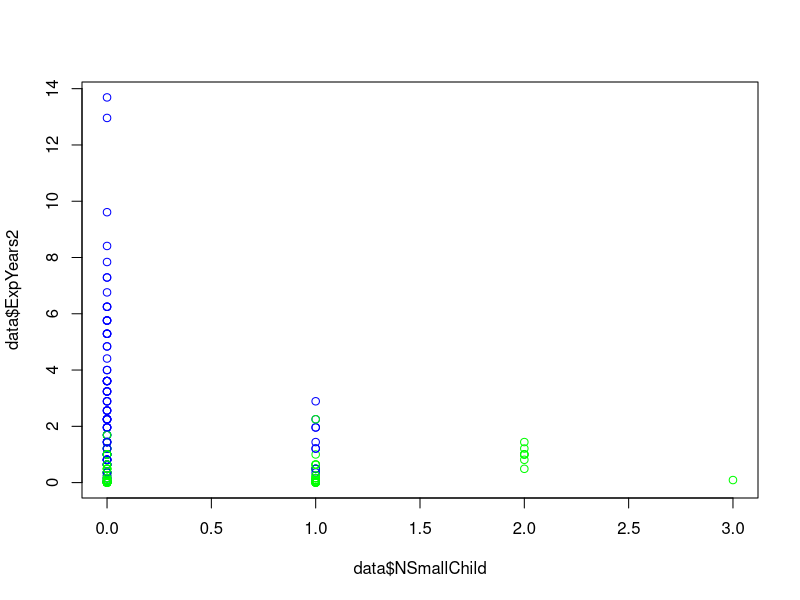
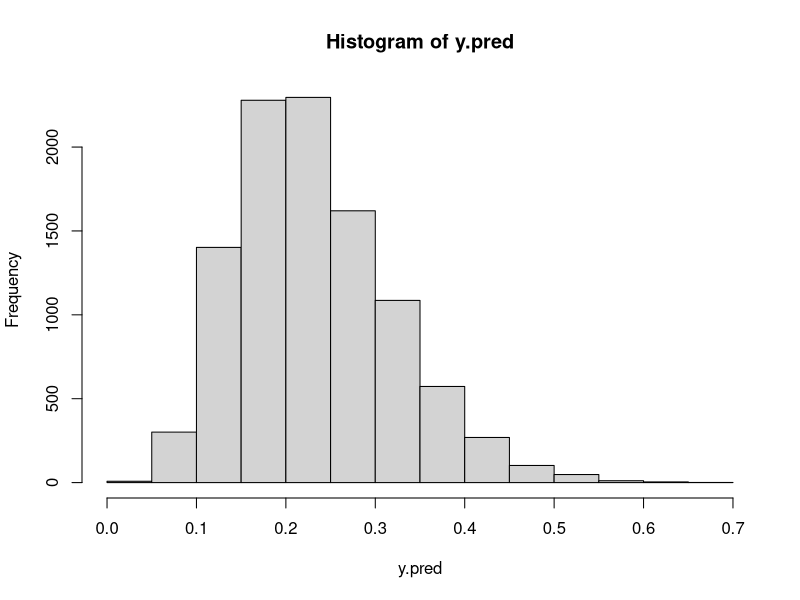

R code for these plots, in order:
# libraries
library("mvtnorm")

# data
data = read.table("WomenWork.dat", header=TRUE)

# a)
# fit model
glm.model <- glm(Work ~ 0 + ., data = data, family = binomial)

# make predictions
pred = glm.model$fitted.values > 0.5

# depict predictions based on # of small children and experience years^2
plot(data$NSmallChild, data$ExpYears2, col=rgb(0,1-pred,pred))

# b)
# Approximate the posterior distribution of the 8-dim parameter vector Beta
# setup data
y = data[,1]
X = data[,-1]
names = names(X)
p = dim(X)[2]
X = as.matrix(X)

# setup prior
my = rep(0, p)
tau = 10
Sigma = tau^2*diag(p)

# log posterior of a logistic regression
logPostLogistic = function(beta, y, X, my, Sigma) {
  p = length(beta)
  ypred = X %*% beta # make prediction
  
  # Logarithm of the likelihood seen on page 5 in lecture 6.
  log.likelihood = sum(ypred * y - log(1 + exp(ypred)))
  
  # If likelihood is very large or very small, the abs(log.likelihood) will be close to infinity. In those cases we set
  # log.likelihood to -20000
  if (abs(log.likelihood) == Inf) log.likelihood = -20000
  
  # Logarithm of the prior
  log.prior <- dmvnorm(beta, matrix(0, p, 1), Sigma, log=TRUE)
  
  return(log.likelihood + log.prior)
}

# use optim to find max
beta.init = rep(0, p)
optim.res = optim(beta.init, logPostLogistic, gr=NULL, y, X, my, Sigma, method="BFGS", control=list(fnscale=-1), hessian=TRUE)
beta.mode = optim.res$par #0.62672884 -0.01979113  0.18021897  0.16756670 -0.14459669 -0.08206561 -1.35913317 -0.02468351
beta.invhessian = -solve(optim.res$hessian)
#  2.266022568  3.338861e-03 -6.545121e-02 -1.179140e-02  0.0457807243 -3.029345e-02 -0.1887483542 -0.0980239285
#  0.003338861  2.528045e-04 -5.610225e-04 -3.125413e-05  0.0001414915 -3.588562e-05  0.0005066847 -0.0001444223
# -0.065451206 -5.610225e-04  6.218199e-03 -3.558209e-04  0.0018962893 -3.240448e-06 -0.0061345645  0.0017527317
# -0.011791404 -3.125413e-05 -3.558209e-04  4.351716e-03 -0.0142490853 -1.340888e-04 -0.0014689508  0.0005437105
#  0.045780724  1.414915e-04  1.896289e-03 -1.424909e-02  0.0555786706 -3.299398e-04  0.0032082535  0.0005120144
# -0.030293450 -3.588562e-05 -3.240448e-06 -1.340888e-04 -0.0003299398  7.184611e-04  0.0051841611  0.0010952903
# -0.188748354  5.066847e-04 -6.134564e-03 -1.468951e-03  0.0032082535  5.184161e-03  0.1512621814  0.0067688739
# -0.098023929 -1.444223e-04  1.752732e-03  5.437105e-04  0.0005120144  1.095290e-03  0.0067688739  0.0199722657

# simulate draws
nDraws = 10000
beta.draws = rmvnorm(n = nDraws, mean = beta.mode, sigma = beta.invhessian) # draws from posterior

# CI
beta.NSmallChild.CI = apply(X = beta.draws, MARGIN=2, FUN=function(x) quantile(x,c(0.025, 0.975), na.rm=T))[,7] #-2.1315425 -0.6067602

# c)

sigmoid = function(pred) {
  return(exp(pred)/(1+exp(pred)))
}

logReg = function(woman, mean, Sigma, nDraws) {
  beta.draws = rmvnorm(n = nDraws, mean = mean, sigma = Sigma)
  pred = beta.draws %*% woman
  y.pred = sigmoid(pred)
  return(y.pred)
}

woman = c(1, 10, 8, 10, (10/10)^2, 40, 1, 1)
y.pred = logReg(woman, beta.mode, beta.invhessian, 10000)
hist(y.pred)
print(mean(ifelse(y.pred>0.5, 1, 0))) #0.0055 ~0.5%

